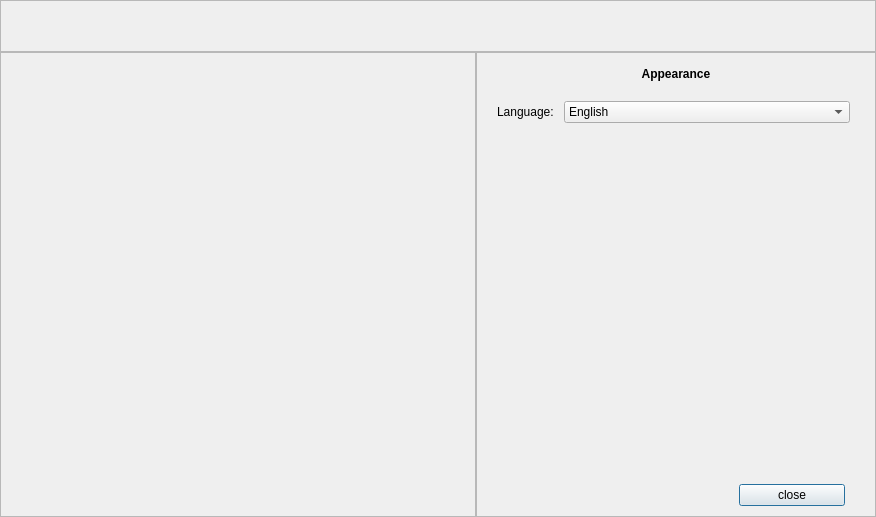
<?xml version="1.0" encoding="UTF-8"?>
<ui version="4.0">
 <class>settingWD</class>
 <widget class="QWidget" name="settingWD">
  <property name="geometry">
   <rect>
    <x>0</x>
    <y>0</y>
    <width>876</width>
    <height>517</height>
   </rect>
  </property>
  <property name="windowTitle">
   <string>Form</string>
  </property>
  <layout class="QVBoxLayout" name="verticalLayout">
   <property name="spacing">
    <number>0</number>
   </property>
   <property name="margin">
    <number>0</number>
   </property>
   <item>
    <widget class="QFrame" name="frame_top">
     <property name="minimumSize">
      <size>
       <width>0</width>
       <height>52</height>
      </size>
     </property>
     <property name="maximumSize">
      <size>
       <width>16777215</width>
       <height>52</height>
      </size>
     </property>
     <property name="frameShape">
      <enum>QFrame::StyledPanel</enum>
     </property>
     <property name="frameShadow">
      <enum>QFrame::Raised</enum>
     </property>
    </widget>
   </item>
   <item>
    <layout class="QHBoxLayout" name="horizontalLayout_4">
     <property name="spacing">
      <number>0</number>
     </property>
     <item>
      <widget class="QFrame" name="frame_left">
       <property name="frameShape">
        <enum>QFrame::StyledPanel</enum>
       </property>
       <property name="frameShadow">
        <enum>QFrame::Raised</enum>
       </property>
      </widget>
     </item>
     <item>
      <widget class="QFrame" name="frame_rigth">
       <property name="minimumSize">
        <size>
         <width>400</width>
         <height>0</height>
        </size>
       </property>
       <property name="maximumSize">
        <size>
         <width>400</width>
         <height>16777215</height>
        </size>
       </property>
       <property name="frameShape">
        <enum>QFrame::StyledPanel</enum>
       </property>
       <property name="frameShadow">
        <enum>QFrame::Raised</enum>
       </property>
       <layout class="QVBoxLayout" name="verticalLayout_2">
        <property name="spacing">
         <number>6</number>
        </property>
        <property name="leftMargin">
         <number>10</number>
        </property>
        <property name="topMargin">
         <number>10</number>
        </property>
        <property name="rightMargin">
         <number>10</number>
        </property>
        <property name="bottomMargin">
         <number>0</number>
        </property>
        <item>
         <layout class="QHBoxLayout" name="horizontalLayout">
          <property name="spacing">
           <number>15</number>
          </property>
          <property name="bottomMargin">
           <number>10</number>
          </property>
          <item>
           <spacer name="horizontalSpacer">
            <property name="orientation">
             <enum>Qt::Horizontal</enum>
            </property>
            <property name="sizeHint" stdset="0">
             <size>
              <width>40</width>
              <height>20</height>
             </size>
            </property>
           </spacer>
          </item>
          <item>
           <widget class="QPushButton" name="btn_setting_appearance">
            <property name="font">
             <font>
              <weight>75</weight>
              <bold>true</bold>
             </font>
            </property>
            <property name="text">
             <string>Appearance</string>
            </property>
            <property name="flat">
             <bool>true</bool>
            </property>
           </widget>
          </item>
          <item>
           <spacer name="horizontalSpacer_2">
            <property name="orientation">
             <enum>Qt::Horizontal</enum>
            </property>
            <property name="sizeHint" stdset="0">
             <size>
              <width>40</width>
              <height>20</height>
             </size>
            </property>
           </spacer>
          </item>
         </layout>
        </item>
        <item>
         <layout class="QHBoxLayout" name="horizontalLayout_2" stretch="0,1">
          <property name="spacing">
           <number>10</number>
          </property>
          <property name="leftMargin">
           <number>10</number>
          </property>
          <property name="rightMargin">
           <number>15</number>
          </property>
          <item>
           <widget class="QLabel" name="label">
            <property name="text">
             <string>Language:</string>
            </property>
           </widget>
          </item>
          <item>
           <widget class="QComboBox" name="cbx_setting_appearance_language">
            <item>
             <property name="text">
              <string>English</string>
             </property>
            </item>
            <item>
             <property name="text">
              <string>简体中文</string>
             </property>
            </item>
           </widget>
          </item>
         </layout>
        </item>
        <item>
         <spacer name="verticalSpacer">
          <property name="orientation">
           <enum>Qt::Vertical</enum>
          </property>
          <property name="sizeHint" stdset="0">
           <size>
            <width>20</width>
            <height>40</height>
           </size>
          </property>
         </spacer>
        </item>
        <item>
         <layout class="QHBoxLayout" name="horizontalLayout_3">
          <property name="rightMargin">
           <number>20</number>
          </property>
          <property name="bottomMargin">
           <number>10</number>
          </property>
          <item>
           <spacer name="horizontalSpacer_3">
            <property name="orientation">
             <enum>Qt::Horizontal</enum>
            </property>
            <property name="sizeHint" stdset="0">
             <size>
              <width>40</width>
              <height>20</height>
             </size>
            </property>
           </spacer>
          </item>
          <item>
           <widget class="QPushButton" name="btn_setting_appearance_close">
            <property name="minimumSize">
             <size>
              <width>106</width>
              <height>0</height>
             </size>
            </property>
            <property name="maximumSize">
             <size>
              <width>106</width>
              <height>16777215</height>
             </size>
            </property>
            <property name="text">
             <string>close</string>
            </property>
            <property name="autoDefault">
             <bool>true</bool>
            </property>
            <property name="default">
             <bool>true</bool>
            </property>
           </widget>
          </item>
         </layout>
        </item>
       </layout>
      </widget>
     </item>
    </layout>
   </item>
  </layout>
 </widget>
 <resources/>
 <connections/>
</ui>
